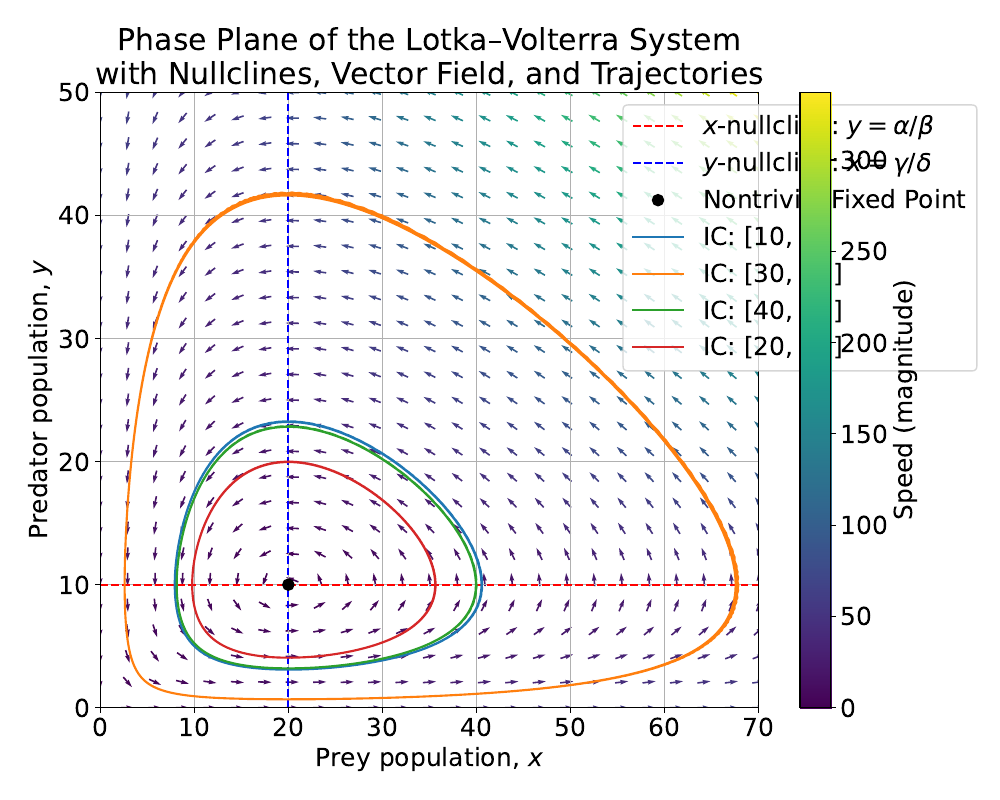

Source code (Python):
import numpy as np
import matplotlib.pyplot as plt
from scipy.integrate import solve_ivp
plt.rcParams.update({'font.size': 18})

# Parameters for the Lotka–Volterra system
alpha = 1.0    # intrinsic growth rate of the prey
beta  = 0.1    # predation rate coefficient
gamma = 1.5    # mortality rate of the predator
delta = 0.075  # efficiency of converting consumed prey into predator offspring

def lv_system(t, z):
    x, y = z
    dxdt = alpha * x - beta * x * y
    dydt = delta * x * y - gamma * y
    return [dxdt, dydt]

# Create a grid for the phase plane over 0 <= x <= 70 and 0 <= y <= 50
x_vals = np.linspace(0, 70, 25)
y_vals = np.linspace(0, 50, 25)
X, Y = np.meshgrid(x_vals, y_vals)

# Compute the vector field at each grid point
U = alpha * X - beta * X * Y  # dx/dt
V = delta * X * Y - gamma * Y  # dy/dt
speed = np.sqrt(U**2 + V**2)
# Normalize vectors for consistent arrow lengths in quiver
U_norm = np.divide(U, speed, out=np.zeros_like(U), where=speed != 0)
V_norm = np.divide(V, speed, out=np.zeros_like(V), where=speed != 0)

plt.figure(figsize=(10, 8))
# Plot the vector field with arrows colored by speed (magnitude)
q = plt.quiver(X, Y, U_norm, V_norm, speed, cmap='viridis', pivot='mid', scale=50)
plt.colorbar(q, label='Speed (magnitude)')

# Compute and plot the nontrivial nullclines:
# For dx/dt = 0: y = alpha / beta (prey nullcline)
y_nullcline = alpha / beta
# For dy/dt = 0: x = gamma / delta (predator nullcline)
x_nullcline = gamma / delta
plt.axhline(y=y_nullcline, color='red', linestyle='--', 
            label=r'$x$-nullcline: $y=\alpha/\beta$')
plt.axvline(x=x_nullcline, color='blue', linestyle='--', 
            label=r'$y$-nullcline: $x=\gamma/\delta$')

# Mark the nontrivial fixed point (intersection of the nullclines)
plt.plot(x_nullcline, y_nullcline, 'ko', markersize=8, 
         label='Nontrivial Fixed Point')

# Simulate trajectories from several initial conditions (IC stands for Initial Condition)
initial_conditions = [[10, 5], [30, 40], [40, 10], [20, 20]]
t_span = (0, 50)
t_eval = np.linspace(t_span[0], t_span[1], 500)
for ic in initial_conditions:
    sol = solve_ivp(lv_system, t_span, ic, t_eval=t_eval, rtol=1e-8)
    plt.plot(sol.y[0], sol.y[1], label=f'IC: {ic}')

# Emphasize the dynamics near the axes:
# Along the y=0 axis (predators extinct), dx/dt = alpha*x, so prey grows exponentially.
# Along the x=0 axis (prey extinct), dy/dt = -gamma*y, so predators decay exponentially.
plt.xlabel('Prey population, $x$')
plt.ylabel('Predator population, $y$')
plt.title('Phase Plane of the Lotka–Volterra System\nwith Nullclines, Vector Field, and Trajectories')
plt.legend(loc='upper right', bbox_to_anchor=(1.35, 1))
plt.grid(True)
plt.xlim(0, 70)
plt.ylim(0, 50)  # Set y-axis limit to [0, 50]

plt.tight_layout()
plt.savefig('lotka_volterra.pdf')
plt.show()

